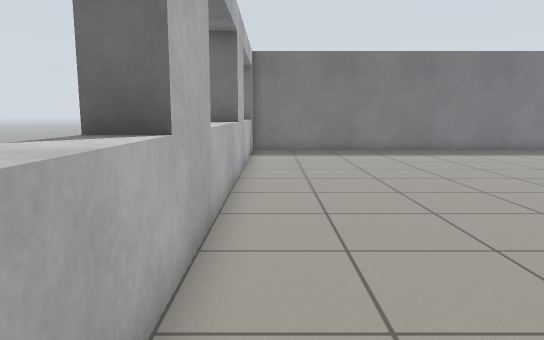
View 1 (above)

16 first-person views from a walk through a world built for the Gazebo simulator. The camera is 0.9 m above the floor, tilts 8° down and sees 70° across. The floor is counted in squares, 0.5 m on a side. Each view is taken from the middle of a square. On the plan, view 1 faces up. The plan holds only what a view shows up to about 18 squares ahead; the rest is blank. The place goes on beyond the plan. Gazebo's built-in surfaces are drawn with simple patterns. Simple shapes stand in for some stock models.

View 2
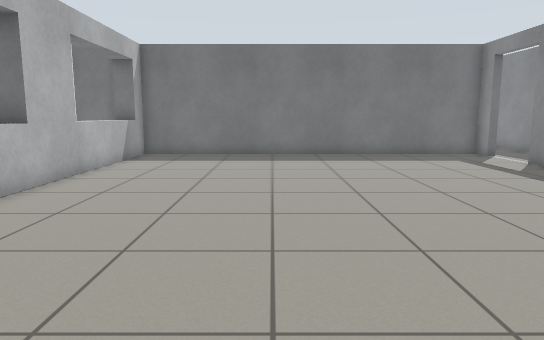

View 3
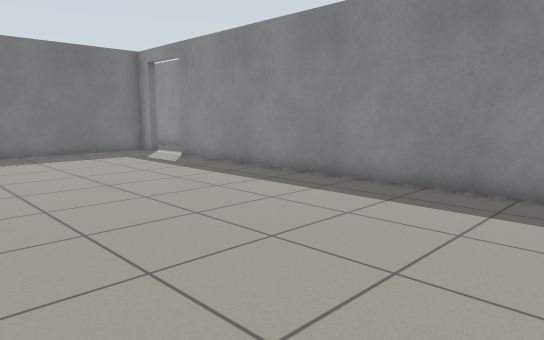

View 4
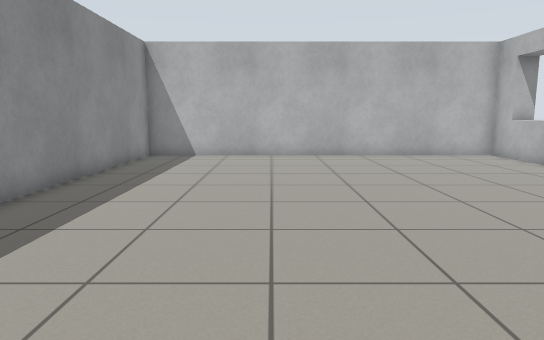

View 5
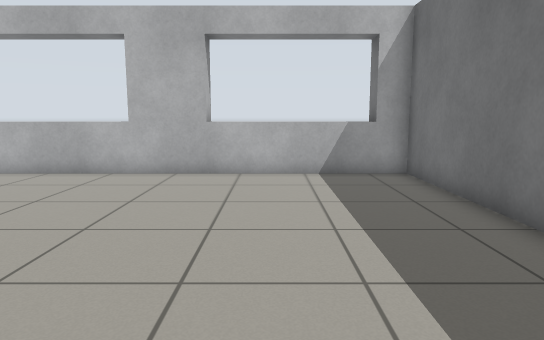

View 6
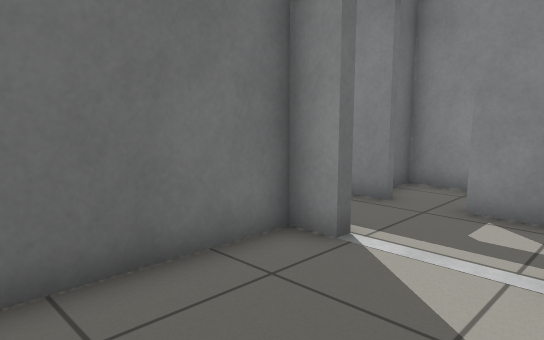

View 7
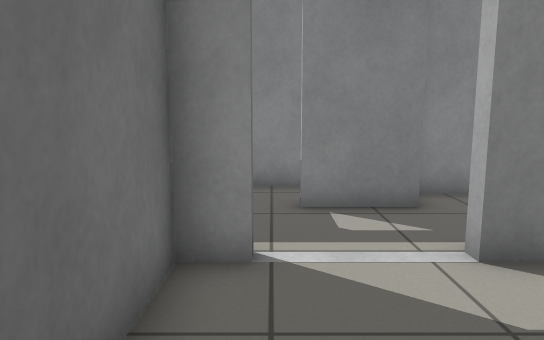

View 8
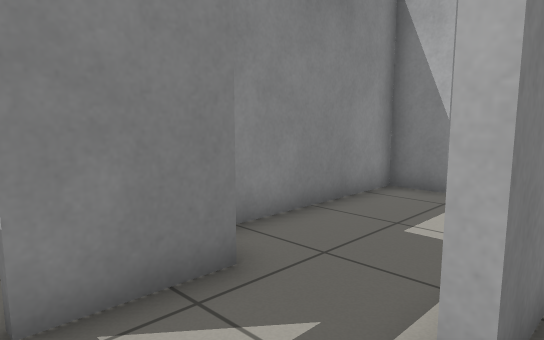

View 9
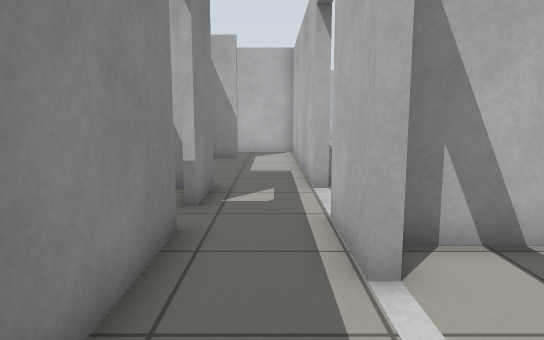

View 10
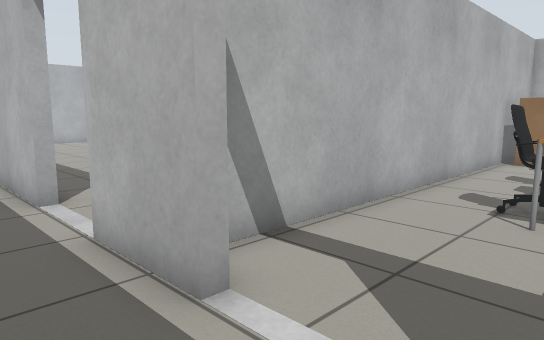

View 11
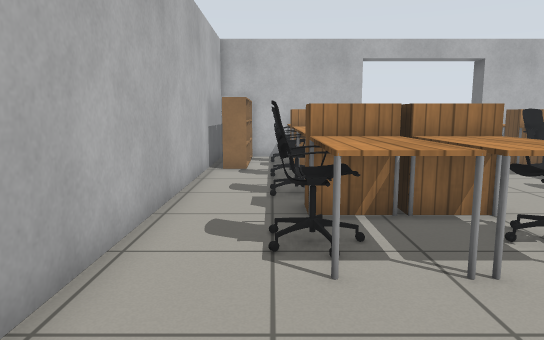

View 12
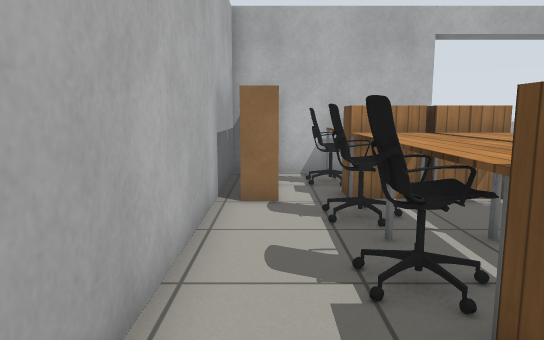

View 13
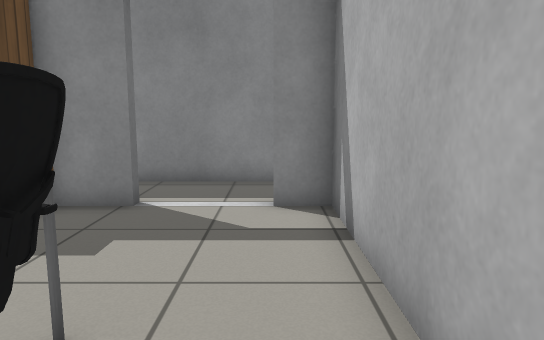

View 14
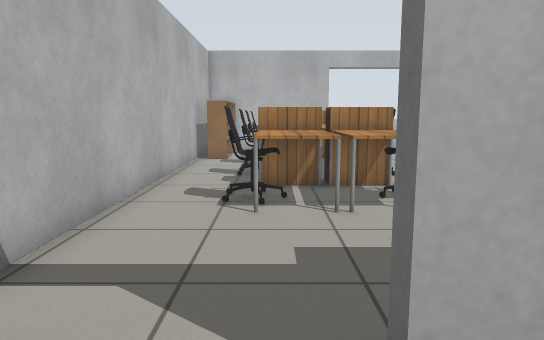

View 15
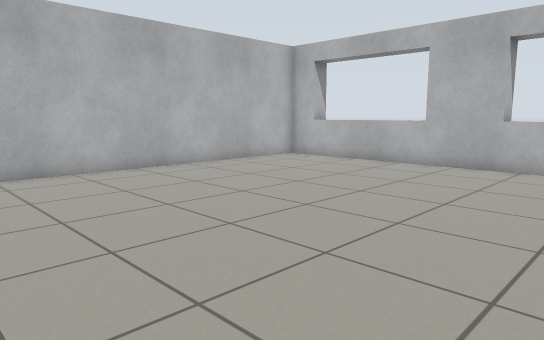

View 16
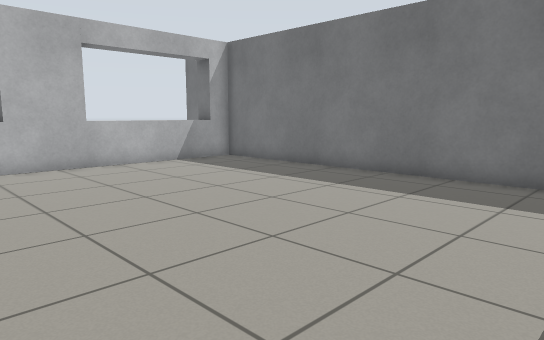

### Floor plan
Ten units are one square. View 1 is at (0, 0); x grows to the right and y downward. Boxes are objects, and circles mark ways between rooms. Rooms are numbered by the first view taken in them; rooms with no view inside come last. Other rooms are left out.
<svg viewBox="-35 -270 239 301">
<path fill="none" stroke="#000" d="M150 -192 146 -192 146 -202 -10 -202 -10 26 146 26 146 -164 150 -164M150 -256 150 -248 146 -248 146 -265M175 -200 175 -257M-30 -265 -30 -208 146 -208 146 -220 150 -220 150 -192M175 -160 175 -185M174 -99 189 -99 189 -156M150 -164 150 -80M199 -182 199 -207 189 -207"/>
<rect x="-25" y="-225" width="20" height="10" fill="#bbb"><title>other object</title></rect>
<rect x="-25" y="-245" width="20" height="20" fill="#bbb"><title>office chair</title></rect>
<rect x="-5" y="-225" width="20" height="10" fill="#bbb"><title>bookshelf</title></rect>
<rect x="-5" y="-255" width="20" height="20" fill="#bbb"><title>wooden box</title></rect>
<rect x="-5" y="-265" width="20" height="20" fill="#bbb"><title>wooden box</title></rect>
<rect x="15" y="-245" width="20" height="20" fill="#bbb"><title>office chair</title></rect>
<rect x="15" y="-265" width="20" height="20" fill="#bbb"><title>table</title></rect>
<rect x="35" y="-245" width="10" height="10" fill="#bbb"><title>table</title></rect>
<rect x="35" y="-265" width="20" height="20" fill="#bbb"><title>other object</title></rect>
<rect x="45" y="-245" width="10" height="20" fill="#bbb"><title>office chair</title></rect>
<rect x="55" y="-255" width="20" height="20" fill="#bbb"><title>wooden box</title></rect>
<rect x="55" y="-265" width="20" height="20" fill="#bbb"><title>wooden box</title></rect>
<rect x="75" y="-245" width="20" height="20" fill="#bbb"><title>office chair</title></rect>
<rect x="75" y="-265" width="30" height="20" fill="#bbb"><title>table</title></rect>
<rect x="95" y="-255" width="10" height="20" fill="#bbb"><title>table</title></rect>
<rect x="135" y="-265" width="10" height="10" fill="#bbb"><title>bookshelf</title></rect>
<circle cx="150" cy="-180" r="3" fill="#2a7"/>
<circle cx="165" cy="-205" r="3" fill="#2a7"/>
<circle cx="180" cy="-195" r="3" fill="#2a7"/>
<text x="70" y="-90">1</text>
<text x="80" y="-240">2</text>
<text x="170" y="-130">3</text>
<text x="190" y="-190">4</text>
</svg>
Room 1 opens to room 3. Room 2 opens to room 3. Room 3 opens to room 4.

Where each view was taken, in squares from view 1:
view 1: 0 up, 0 right, facing up
view 2: 2 up, 5 right, facing up
view 3: 1 up, 5 right, facing up-right
view 4: 15 up, 9 right, facing down
view 5: 16 up, 11 right, facing left
view 6: 16 up, 10 right, facing up-right
view 7: 19 up, 10 right, facing right
view 8: 19 up, 14 right, facing down-right
view 9: 26 up, 16 right, facing down
view 10: 25 up, 17 right, facing down-left
view 11: 23 up, 14 right, facing left
view 12: 22 up, 9 right, facing left
view 13: 22 up, 7 right, facing right
view 14: 24 up, 17 right, facing left
view 15: 10 up, 13 right, facing down-left
view 16: 9 up, 13 right, facing up-left
